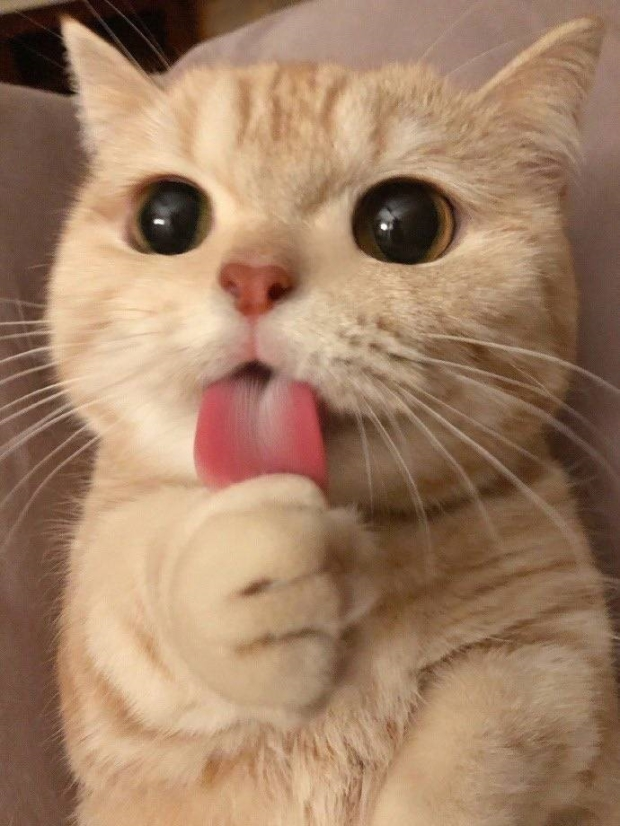
#> input picture cat.jpeg, 620 x 826 px
$ jupyter execute C121.ipynb
#> lines starting #> are read from the running program, lines starting #| are printed output that depends on the picture; pictures that were not available may be replaced by others from this repository, and a replacement may not be noted
[cell 1]
import numpy as np
import cv2

[cell 2]
img = cv2.imread('cat.jpeg',0)
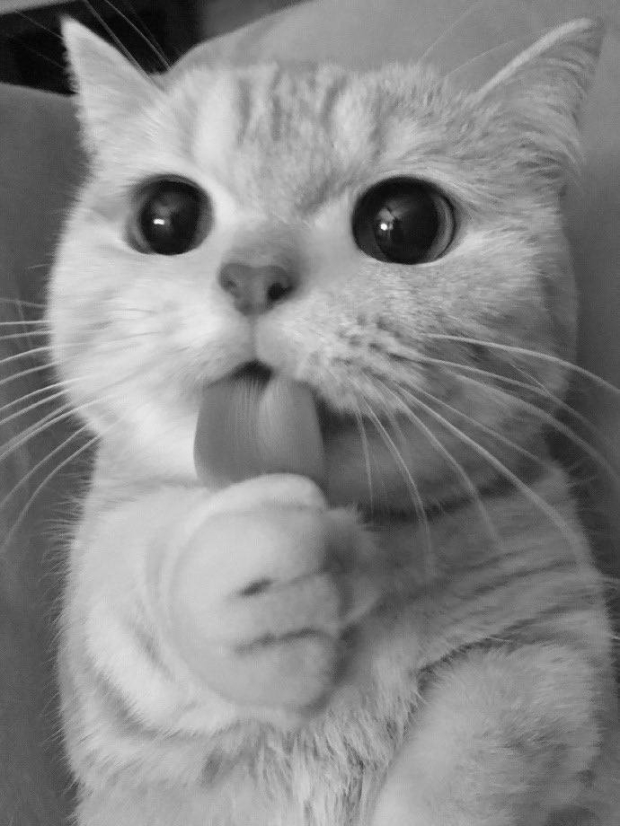
#> img: shape (826, 620); min 2, max 254, mean 135.1
cv2.imshow('image',img)
cv2.waitKey(0)
cv2.destroyAllWindows()

[cell 3]
cv2.imshow('image',img)
k = cv2.waitKey(0)
#> (key q is pressed here)
if k == 27: # wait for ESC key to exit
    cv2.destroyAllWindows()
elif k == ord('s'): # wait for 's' key to save and exit
    cv2.imwrite('messigray.png',img)
    cv2.destroyAllWindows()

[cell 4]
from matplotlib import pyplot as plt
plt.imshow(img, cmap = 'gray', interpolation = 'bicubic')
plt.xticks([]), plt.yticks([]) # to hide tick values on X and Y axis
plt.show()

[cell 5]
cap = cv2.VideoCapture(0)
while(True):
    # Capture frame-by-frame
    ret, frame = cap.read()
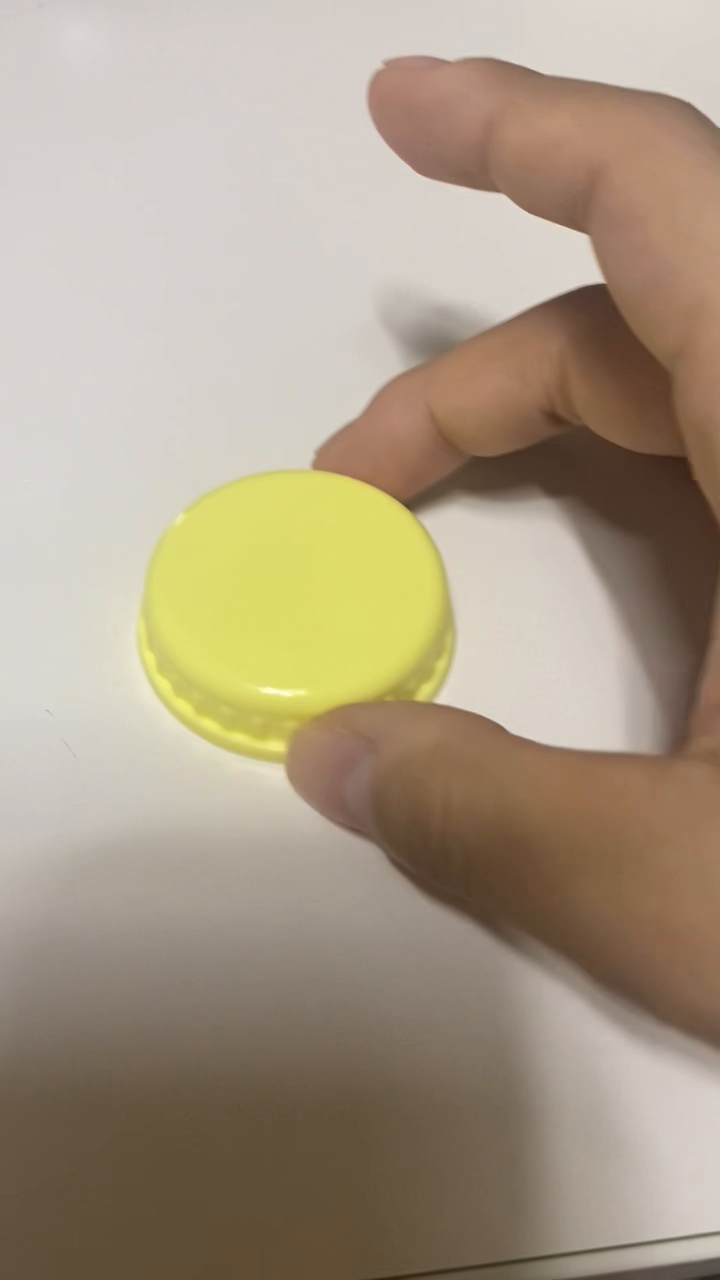
#> input picture frame 29 of ugoki.mp4, 720 x 1280 px, given in place of the camera
#> frame is the input picture: shape (1280, 720, 3); mean B, G, R 134.2, 155, 169.4
    # Our operations on the frame come here
    gray = cv2.cvtColor(frame, cv2.COLOR_BGR2GRAY)
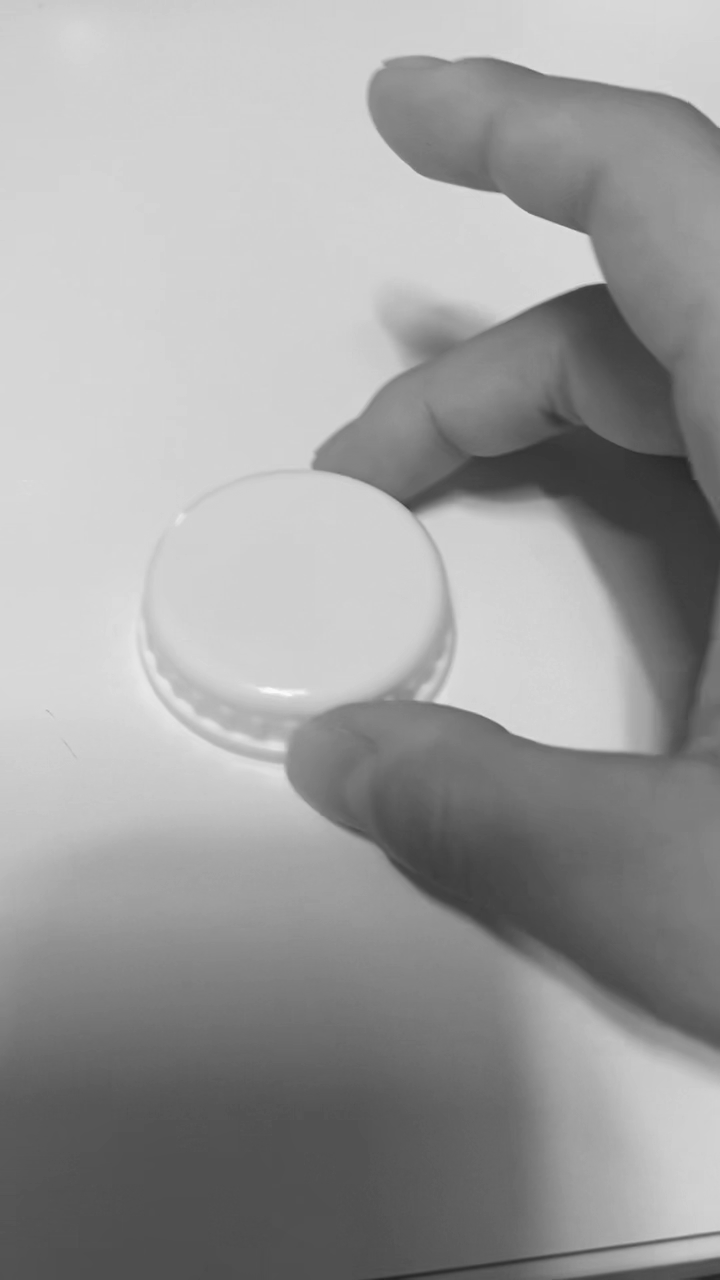
#> gray: shape (1280, 720); min 33, max 250, mean 156.9
    # Display the resulting frame
    cv2.imshow('frame',gray)
    if cv2.waitKey(1) & 0xFF == ord('q'):
#> (key q is pressed here)
        break
# When everything done, release the capture
cap.release()
cv2.destroyAllWindows()

[cell 6]
cap = cv2.VideoCapture('umi.mp4')
while(cap.isOpened()):
    ret, frame = cap.read()
    gray = cv2.cvtColor(frame, cv2.COLOR_BGR2GRAY)
    cv2.imshow('frame',gray)
    if cv2.waitKey(1) & 0xFF == ord('q'):
#> (key q is pressed here)
        break
cap.release()
cv2.destroyAllWindows()

[cell 7]
cap = cv2.VideoCapture('umi.mp4')
# Define the codec and create VideoWriter object
fourcc = cv2.VideoWriter_fourcc(*'XVID')
out = cv2.VideoWriter('umi.mp4',fourcc, 20.0, (640,480))
while(cap.isOpened()):
    ret, frame = cap.read()
    if ret==True:
        frame = cv2.flip(frame,0)
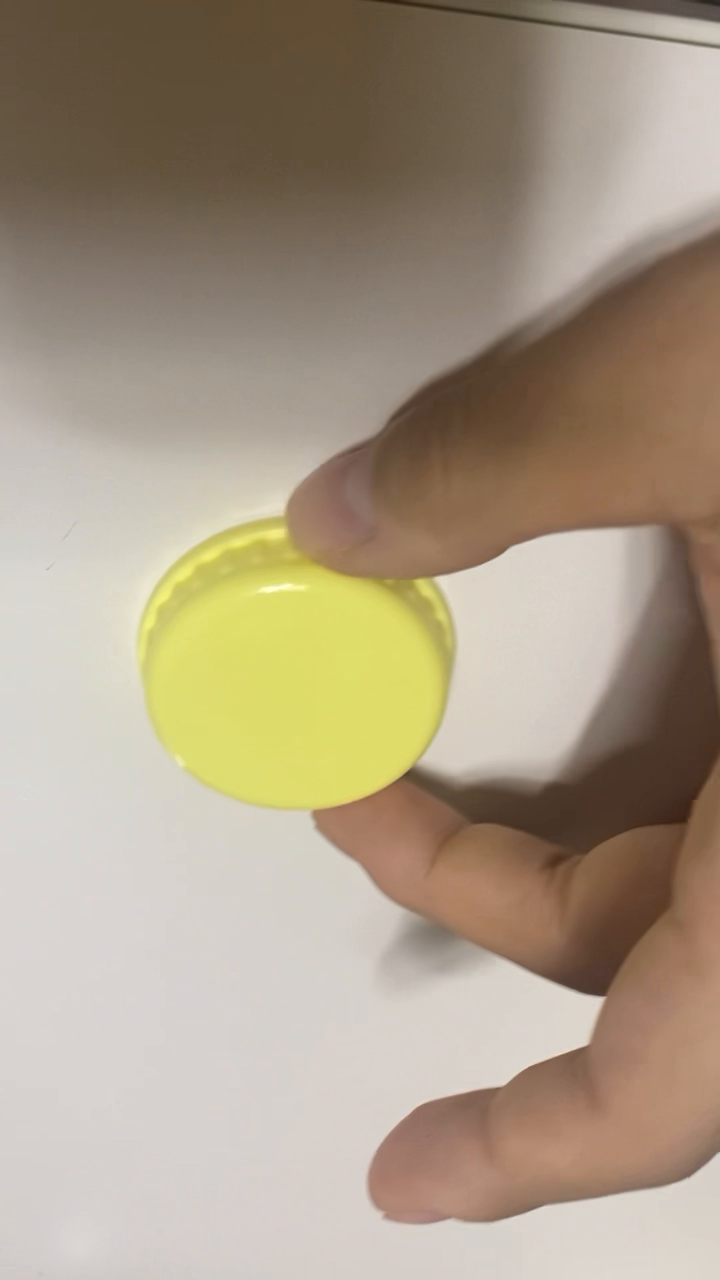
#> frame: shape (1280, 720, 3); mean B, G, R 134.2, 155, 169.4
        # write the flipped frame
        out.write(frame)
        cv2.imshow('frame',frame)
        if cv2.waitKey(1) & 0xFF == ord('q'):
#> (key q is pressed here)
            break
    else:
        break
# Release everything if job is finished
cap.release()
out.release()
cv2.destroyAllWindows()
